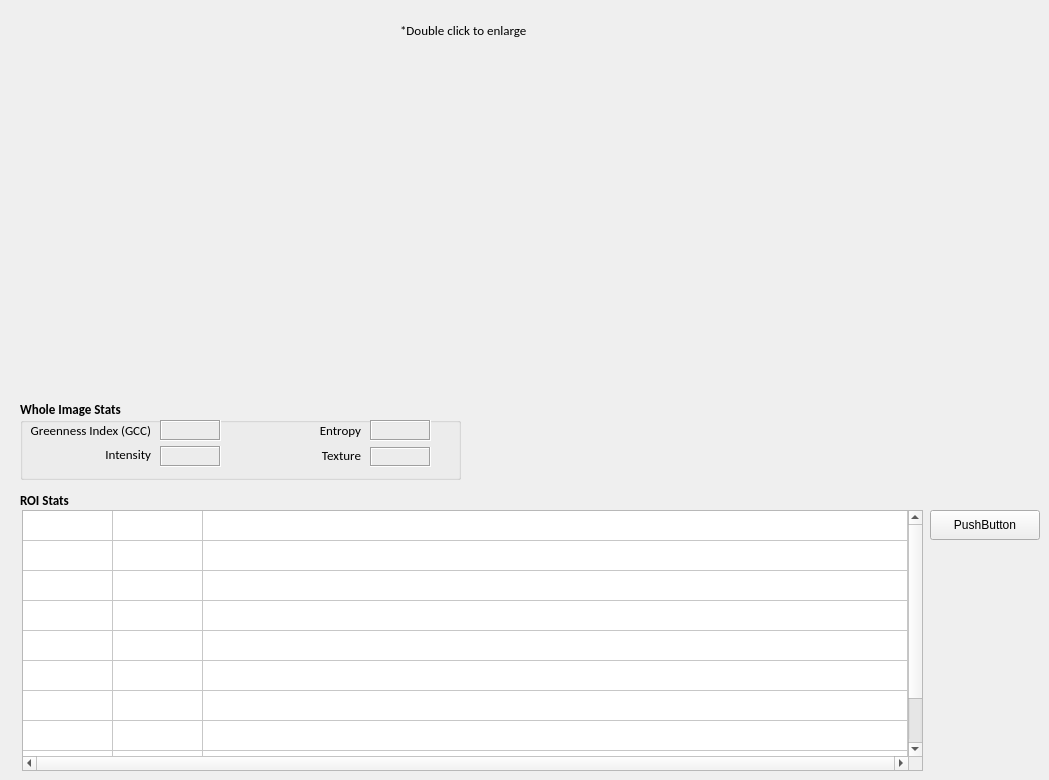
    <widget class="QWidget" name="tab_FeatureAnalysis">
     <attribute name="title">
      <string>Image Analysis</string>
     </attribute>
     <widget class="QLabel" name="labelNEONSite">
      <property name="geometry">
       <rect>
        <x>10</x>
        <y>20</y>
        <width>491</width>
        <height>21</height>
       </rect>
      </property>
      <property name="font">
       <font>
        <family>Calibri</family>
        <pointsize>10</pointsize>
       </font>
      </property>
      <property name="text">
       <string>&lt;NEON Site&gt;</string>
      </property>
     </widget>
     <widget class="QLabel" name="label_2">
      <property name="geometry">
       <rect>
        <x>400</x>
        <y>22</y>
        <width>141</width>
        <height>16</height>
       </rect>
      </property>
      <property name="font">
       <font>
        <family>Calibri</family>
        <pointsize>10</pointsize>
       </font>
      </property>
      <property name="text">
       <string>*Double click to enlarge</string>
      </property>
     </widget>
     <widget class="GRIMe_QLabel" name="labelOriginalImage">
      <property name="enabled">
       <bool>true</bool>
      </property>
      <property name="geometry">
       <rect>
        <x>11</x>
        <y>41</y>
        <width>450</width>
        <height>350</height>
       </rect>
      </property>
      <property name="sizePolicy">
       <sizepolicy hsizetype="Minimum" vsizetype="Minimum">
        <horstretch>0</horstretch>
        <verstretch>0</verstretch>
       </sizepolicy>
      </property>
      <property name="minimumSize">
       <size>
        <width>450</width>
        <height>350</height>
       </size>
      </property>
      <property name="baseSize">
       <size>
        <width>0</width>
        <height>0</height>
       </size>
      </property>
      <property name="font">
       <font>
        <family>Calibri</family>
        <pointsize>10</pointsize>
       </font>
      </property>
      <property name="frameShape">
       <enum>QFrame::NoFrame</enum>
      </property>
      <property name="frameShadow">
       <enum>QFrame::Plain</enum>
      </property>
      <property name="text">
       <string/>
      </property>
      <property name="alignment">
       <set>Qt::AlignLeading|Qt::AlignLeft|Qt::AlignTop</set>
      </property>
      <property name="wordWrap">
       <bool>false</bool>
      </property>
     </widget>
     <widget class="GRIMe_QLabel" name="labelEdgeImage">
      <property name="geometry">
       <rect>
        <x>468</x>
        <y>41</y>
        <width>450</width>
        <height>350</height>
       </rect>
      </property>
      <property name="sizePolicy">
       <sizepolicy hsizetype="Minimum" vsizetype="Minimum">
        <horstretch>0</horstretch>
        <verstretch>0</verstretch>
       </sizepolicy>
      </property>
      <property name="minimumSize">
       <size>
        <width>450</width>
        <height>350</height>
       </size>
      </property>
      <property name="font">
       <font>
        <family>Calibri</family>
        <pointsize>10</pointsize>
       </font>
      </property>
      <property name="frameShape">
       <enum>QFrame::NoFrame</enum>
      </property>
      <property name="frameShadow">
       <enum>QFrame::Plain</enum>
      </property>
      <property name="text">
       <string/>
      </property>
      <property name="alignment">
       <set>Qt::AlignLeading|Qt::AlignLeft|Qt::AlignTop</set>
      </property>
     </widget>
     <widget class="QTableWidget" name="tableWidget_ROIList">
      <property name="geometry">
       <rect>
        <x>22</x>
        <y>510</y>
        <width>901</width>
        <height>261</height>
       </rect>
      </property>
      <property name="font">
       <font>
        <family>Calibri</family>
        <pointsize>10</pointsize>
       </font>
      </property>
      <property name="lineWidth">
       <number>2</number>
      </property>
      <property name="midLineWidth">
       <number>1</number>
      </property>
      <property name="horizontalScrollBarPolicy">
       <enum>Qt::ScrollBarAlwaysOn</enum>
      </property>
      <property name="sizeAdjustPolicy">
       <enum>QAbstractScrollArea::AdjustToContentsOnFirstShow</enum>
      </property>
      <property name="rowCount">
       <number>10</number>
      </property>
      <property name="columnCount">
       <number>3</number>
      </property>
      <attribute name="horizontalHeaderVisible">
       <bool>false</bool>
      </attribute>
      <attribute name="horizontalHeaderCascadingSectionResizes">
       <bool>true</bool>
      </attribute>
      <attribute name="horizontalHeaderMinimumSectionSize">
       <number>20</number>
      </attribute>
      <attribute name="horizontalHeaderDefaultSectionSize">
       <number>90</number>
      </attribute>
      <attribute name="horizontalHeaderHighlightSections">
       <bool>true</bool>
      </attribute>
      <attribute name="horizontalHeaderShowSortIndicator" stdset="0">
       <bool>true</bool>
      </attribute>
      <attribute name="horizontalHeaderStretchLastSection">
       <bool>true</bool>
      </attribute>
      <attribute name="verticalHeaderVisible">
       <bool>false</bool>
      </attribute>
      <attribute name="verticalHeaderMinimumSectionSize">
       <number>15</number>
      </attribute>
      <attribute name="verticalHeaderDefaultSectionSize">
       <number>30</number>
      </attribute>
      <attribute name="verticalHeaderStretchLastSection">
       <bool>false</bool>
      </attribute>
      <row/>
      <row/>
      <row/>
      <row/>
      <row/>
      <row/>
      <row/>
      <row/>
      <row/>
      <row/>
      <column>
       <property name="text">
        <string>New Column</string>
       </property>
      </column>
      <column>
       <property name="text">
        <string>New Column</string>
       </property>
      </column>
      <column>
       <property name="text">
        <string>New Column</string>
       </property>
      </column>
     </widget>
     <widget class="QGroupBox" name="groupBox_8">
      <property name="geometry">
       <rect>
        <x>20</x>
        <y>400</y>
        <width>441</width>
        <height>80</height>
       </rect>
      </property>
      <property name="font">
       <font>
        <family>Calibri</family>
        <pointsize>10</pointsize>
        <weight>75</weight>
        <bold>true</bold>
       </font>
      </property>
      <property name="title">
       <string>Whole Image Stats</string>
      </property>
      <widget class="QLabel" name="label_GreennessIndex_Value">
       <property name="geometry">
        <rect>
         <x>140</x>
         <y>20</y>
         <width>61</width>
         <height>21</height>
        </rect>
       </property>
       <property name="font">
        <font>
         <family>Calibri</family>
         <pointsize>10</pointsize>
         <weight>50</weight>
         <bold>false</bold>
        </font>
       </property>
       <property name="frameShape">
        <enum>QFrame::Box</enum>
       </property>
       <property name="frameShadow">
        <enum>QFrame::Sunken</enum>
       </property>
       <property name="text">
        <string/>
       </property>
      </widget>
      <widget class="QLabel" name="label_GreennessIndex">
       <property name="geometry">
        <rect>
         <x>10</x>
         <y>20</y>
         <width>121</width>
         <height>21</height>
        </rect>
       </property>
       <property name="font">
        <font>
         <family>Calibri</family>
         <pointsize>10</pointsize>
         <weight>50</weight>
         <bold>false</bold>
        </font>
       </property>
       <property name="text">
        <string>Greenness Index (GCC)</string>
       </property>
       <property name="alignment">
        <set>Qt::AlignRight|Qt::AlignTrailing|Qt::AlignVCenter</set>
       </property>
      </widget>
      <widget class="QLabel" name="label_ImageIntensityValue">
       <property name="geometry">
        <rect>
         <x>140</x>
         <y>46</y>
         <width>61</width>
         <height>21</height>
        </rect>
       </property>
       <property name="font">
        <font>
         <family>Calibri</family>
         <pointsize>10</pointsize>
         <weight>50</weight>
         <bold>false</bold>
        </font>
       </property>
       <property name="frameShape">
        <enum>QFrame::Box</enum>
       </property>
       <property name="frameShadow">
        <enum>QFrame::Sunken</enum>
       </property>
       <property name="text">
        <string/>
       </property>
      </widget>
      <widget class="QLabel" name="label_ImageIntensity">
       <property name="geometry">
        <rect>
         <x>10</x>
         <y>44</y>
         <width>121</width>
         <height>21</height>
        </rect>
       </property>
       <property name="font">
        <font>
         <family>Calibri</family>
         <pointsize>10</pointsize>
         <weight>50</weight>
         <bold>false</bold>
        </font>
       </property>
       <property name="text">
        <string>Intensity</string>
       </property>
       <property name="alignment">
        <set>Qt::AlignRight|Qt::AlignTrailing|Qt::AlignVCenter</set>
       </property>
      </widget>
      <widget class="QLabel" name="label_ImageTextureValue">
       <property name="geometry">
        <rect>
         <x>350</x>
         <y>47</y>
         <width>61</width>
         <height>20</height>
        </rect>
       </property>
       <property name="font">
        <font>
         <family>Calibri</family>
         <pointsize>10</pointsize>
         <weight>50</weight>
         <bold>false</bold>
        </font>
       </property>
       <property name="frameShape">
        <enum>QFrame::Box</enum>
       </property>
       <property name="frameShadow">
        <enum>QFrame::Sunken</enum>
       </property>
       <property name="text">
        <string/>
       </property>
      </widget>
      <widget class="QLabel" name="label_ImageTexture">
       <property name="geometry">
        <rect>
         <x>220</x>
         <y>45</y>
         <width>121</width>
         <height>21</height>
        </rect>
       </property>
       <property name="font">
        <font>
         <family>Calibri</family>
         <pointsize>10</pointsize>
         <weight>50</weight>
         <bold>false</bold>
        </font>
       </property>
       <property name="text">
        <string>Texture</string>
       </property>
       <property name="alignment">
        <set>Qt::AlignRight|Qt::AlignTrailing|Qt::AlignVCenter</set>
       </property>
      </widget>
      <widget class="QLabel" name="label_ImageEntropy">
       <property name="geometry">
        <rect>
         <x>220</x>
         <y>20</y>
         <width>121</width>
         <height>21</height>
        </rect>
       </property>
       <property name="font">
        <font>
         <family>Calibri</family>
         <pointsize>10</pointsize>
         <weight>50</weight>
         <bold>false</bold>
        </font>
       </property>
       <property name="text">
        <string>Entropy</string>
       </property>
       <property name="alignment">
        <set>Qt::AlignRight|Qt::AlignTrailing|Qt::AlignVCenter</set>
       </property>
      </widget>
      <widget class="QLabel" name="label_ImageEntropyValue">
       <property name="geometry">
        <rect>
         <x>350</x>
         <y>20</y>
         <width>61</width>
         <height>21</height>
        </rect>
       </property>
       <property name="font">
        <font>
         <family>Calibri</family>
         <pointsize>10</pointsize>
         <weight>50</weight>
         <bold>false</bold>
        </font>
       </property>
       <property name="frameShape">
        <enum>QFrame::Box</enum>
       </property>
       <property name="frameShadow">
        <enum>QFrame::Sunken</enum>
       </property>
       <property name="text">
        <string/>
       </property>
      </widget>
     </widget>
     <widget class="QLabel" name="label_4">
      <property name="geometry">
       <rect>
        <x>20</x>
        <y>492</y>
        <width>81</width>
        <height>16</height>
       </rect>
      </property>
      <property name="font">
       <font>
        <family>Calibri</family>
        <pointsize>10</pointsize>
        <weight>75</weight>
        <bold>true</bold>
       </font>
      </property>
      <property name="text">
       <string>ROI Stats</string>
      </property>
     </widget>
     <widget class="QPushButton" name="pushButton_BuildFeatureFile">
      <property name="geometry">
       <rect>
        <x>930</x>
        <y>510</y>
        <width>110</width>
        <height>30</height>
       </rect>
      </property>
      <property name="text">
       <string>PushButton</string>
      </property>
     </widget>
    </widget>
